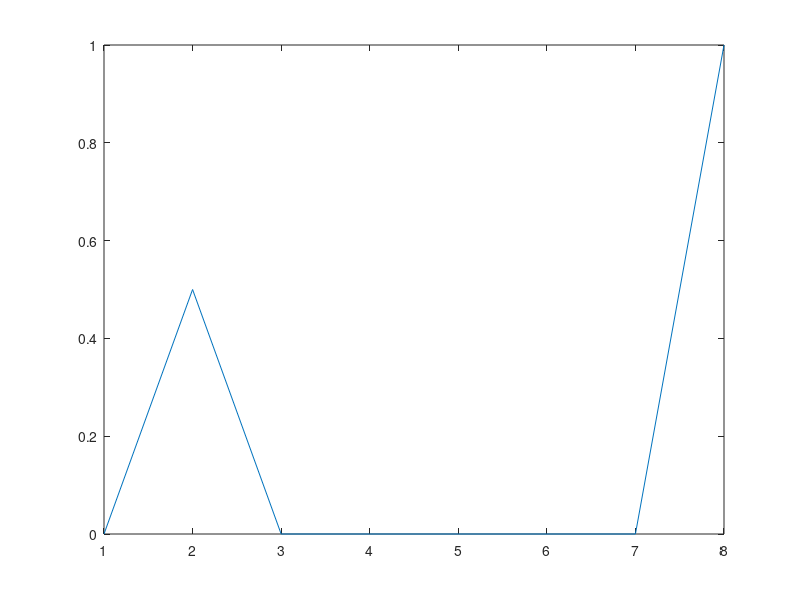
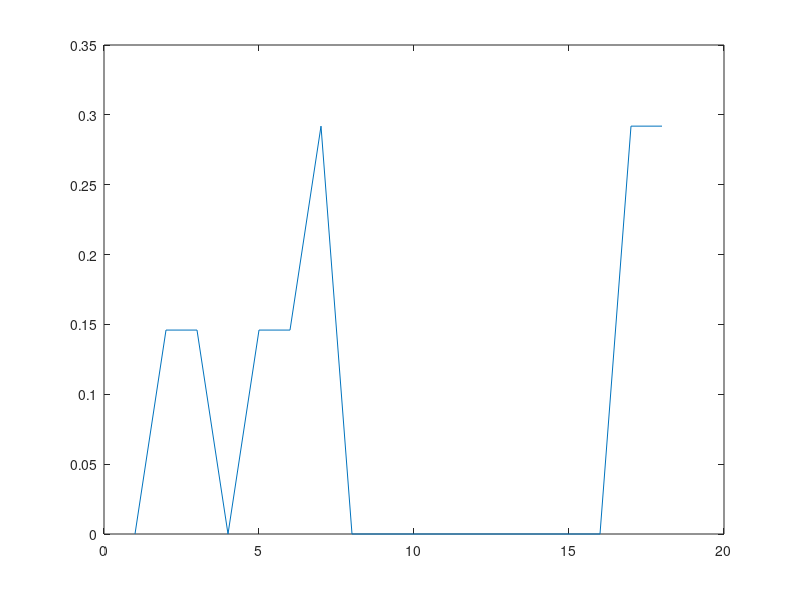

Reproduce these figures in MATLAB, in order.

%--------------------------------------------------------------------------
%                               INPUTS
%--------------------------------------------------------------------------
% note: C=rho*A
C13=1;  % input
C33=1;  % input
A11=1;  % input
A13=1;  % input
A33=1;  % input
A55=1;  % input
th=1;   % input
th1=1;  % input
th2=1;  % input
th3=1;  % input
th4=1;  % input
V1=1;   % input
V2=1;   % input
V3=1;   % input
V4=1;   % input
%--------------------------------------------------------------------------
%                           CONDITION INPUTS
%--------------------------------------------------------------------------
A1=(2*(A13+A55))-((A33-A55)*(A11+A33-(2*A55)));
A2=((A11+A33-(2*A55))^2)-(4*((A13+A55)^2));
%--------------------------------------------------------------------------
x=sin(th1);
n=V1/V2;
%--------------------------------------------------------------------------
k1=V3/V1;
k2=V4/V2;
%--------------------------------------------------------------------------
%                       PREPARE EQUATION VARIABLES
%--------------------------------------------------------------------------
Q=(((A33-A55)^2)+(2*A1*sin(th))+(A2*((sin(th))^2)))^(0.5);            %%%%
% Lu=((((Q-A11+A55)/((sin(th))^2))+(A11+A33-(2*A55)))/(2*Q))^(0.5);   %%%%
% Mu=((((Q-A11+A55)/((cos(th))^2))+(A11+A33-(2*A55)))/(2*Q))^(0.5);   %%%%
l1=1;   % undetermined - see above
l2=1;   % undetermined - see above
l3=1;   % undetermined - see above
l4=1;   % undetermined - see above
m1=1;   % undetermined - see above
m2=1;   % undetermined - see above
m3=1;   % undetermined - see above
m4=1;   % undetermined - see above
l=(l2+m2)/(l1+m1);
bet1=1; %
bet2=1; %
del1=(l3*C33)-(m3*C13);
del2=(l4*C33)-(m4*C13);
eps1=((l1*C13)+(((m1*C33)-(l1*C13))*((cos(th1))^2)));
eps2=(((l2*C13)+(((m2*C33)-(l2*C13))*((cos(th2))^2)))*V1)/V2;
ome1=(V1*((m3*((cos(th3))^2))-(l3*((sin(th3))^2))))/(V3*(l1+m1));
ome2=(V1*((m4*((cos(th4))^2))-(l4*((sin(th4))^2))))/(V4*(l1+m1));
%--------------------------------------------------------------------------
%                       RUN PRELIMINARY EQUATIONS
%--------------------------------------------------------------------------
T1=eps2-((eps1*l2)/(n*l1));
T2=((bet2*ome2*k1*l3)/m1)-((bet1*ome1*k2*l4)/(n*m1));
T3=(bet2*ome2)+((bet1*k2*l4*(x^2))/(n*m1));
T4=((eps2*m3)/l1)+((del1*l2*(x^2))/(n*l1));
T5=bet1*(ome1+((k1*l3*(x^2))/m1));
T6=((eps2*m4)/l1)+((del2*l2*(x^2))/(n*l1));
T7=(bet2*l)-((bet1*m2)/m1);
T8=((del2*m3)/l1)-((del1*m4)/l1);
T9=bet2*(((ome2*m2)/m1)+((k2*l*l4*(x^2))/(n*m1)));
T10=((eps1*m3)/l1)+(del1*(x^2));
T11=((eps1*m4)/l1)+(del2*(x^2));
T12=((bet2*k1*l*l3*(x^2))/m1)+((bet1*ome1*m2)/m1);
%--------------------------------------------------------------------------
P=(1-(x^2))^(0.5);
Q=(1-((k1^2)*(x^2)))^(0.5);
S=(1-((x^2)/(n^2)))^(0.5);
R=(1-(((k2^2)*(x^2))/(n^2)))^(0.5);
%--------------------------------------------------------------------------
E1=T1*T2*(x^2);
E2=T3*T4*P*Q;
E3=T5*T6*P*R;
E4=T7*T8*(x^2)*P*Q*R*S;
E5=T9*T10*Q*S;
E6=T11*T12*R*S;
E7=2*T5*T11*P*R;
E8=2*T2*T10*P*Q;
E9=-2*x*T7*T11*P*R*S;
E10=-2*x*T1*T3*P;
E11=-2*x*T7*T10*P*Q*S;
E12=2*x*T1*T5*P;
E13=-2*x*T8*T12*Q*R*S;
E14=-2*x*T2*T4*Q;
E15=2*x*T5*T8*P*Q*R;
E16=-2*x*T2*T10*Q;
E17=2*T10*T12*Q*S;
E18=2*T4*T5*P*Q;
%--------------------------------------------------------------------------
%                       RUN REFLECTIVITY EQUATION
%--------------------------------------------------------------------------
D=(E1+E2+E3+E4+E5+E6);
R11=(-E1+E2+E3+E4-E5-E6)/D;
R12=(E7+E8)/D;
R13=(E9+E10)/D;
R14=(E11+E12)/D;
R31=(E13+E14)/D;
R32=(E15+E16)/D;
R33=(-E1+E2-E3+E4+E5-E6)/D;
R34=(E17+E18)/D;
%--------------------------------------------------------------------------
%                                   PLOT
%--------------------------------------------------------------------------
reflectivity=[R11,R12,R13,R14,R31,R32,R33,R34];
Es=[E1,E2,E3,E4,E5,E6,E7,E8,E9,E10,E11,E12,E13,E14,E15,E16,E17,E18];
plot(reflectivity)
figure
plot(Es)